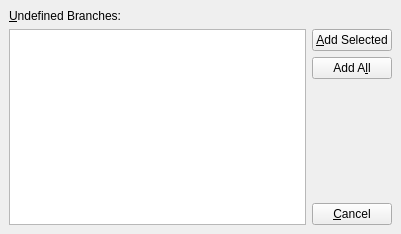
<ui version="4.0" >
 <class>BranchesUnknownUi</class>
 <widget class="QWidget" name="BranchesUnknownUi" >
  <property name="geometry" >
   <rect>
    <x>0</x>
    <y>0</y>
    <width>401</width>
    <height>234</height>
   </rect>
  </property>
  <property name="windowTitle" >
   <string/>
  </property>
  <layout class="QGridLayout" >
   <property name="margin" >
    <number>9</number>
   </property>
   <property name="spacing" >
    <number>6</number>
   </property>
   <item row="1" column="1" >
    <widget class="QPushButton" name="addSelectedPB" >
     <property name="toolTip" >
      <string>Add the selected branches to the list.</string>
     </property>
     <property name="text" >
      <string>&amp;Add Selected</string>
     </property>
    </widget>
   </item>
   <item row="2" column="1" >
    <widget class="QPushButton" name="addAllPB" >
     <property name="toolTip" >
      <string>Add all unknown branches to the list.</string>
     </property>
     <property name="text" >
      <string>Add A&amp;ll</string>
     </property>
    </widget>
   </item>
   <item row="3" column="1" >
    <spacer>
     <property name="orientation" >
      <enum>Qt::Vertical</enum>
     </property>
     <property name="sizeHint" >
      <size>
       <width>20</width>
       <height>81</height>
      </size>
     </property>
    </spacer>
   </item>
   <item row="4" column="1" >
    <widget class="QPushButton" name="cancelPB" >
     <property name="text" >
      <string>&amp;Cancel</string>
     </property>
    </widget>
   </item>
   <item row="0" column="0" >
    <widget class="QLabel" name="branchesLA" >
     <property name="toolTip" >
      <string>Undefined branches used in this document.</string>
     </property>
     <property name="text" >
      <string>&amp;Undefined Branches:</string>
     </property>
     <property name="buddy" >
      <cstring>branchesLW</cstring>
     </property>
    </widget>
   </item>
   <item rowspan="4" row="1" column="0" >
    <widget class="QListWidget" name="branchesLW" >
     <property name="toolTip" >
      <string>Undefined branches used in this document.</string>
     </property>
     <property name="selectionMode" >
      <enum>QAbstractItemView::MultiSelection</enum>
     </property>
    </widget>
   </item>
  </layout>
 </widget>
 <includes>
  <include location="local" >qt_i18n.h</include>
 </includes>
 <resources/>
 <connections/>
</ui>
